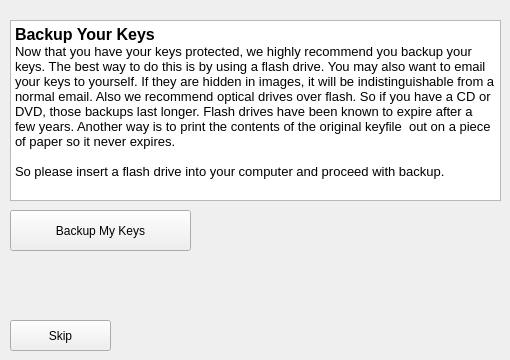
   <widget class="QWidget" name="page_5">
    <widget class="QTextEdit" name="BackupText">
     <property name="geometry">
      <rect>
       <x>10</x>
       <y>20</y>
       <width>491</width>
       <height>181</height>
      </rect>
     </property>
     <property name="html">
      <string>&lt;!DOCTYPE HTML PUBLIC &quot;-//W3C//DTD HTML 4.0//EN&quot; &quot;http://www.w3.org/TR/REC-html40/strict.dtd&quot;&gt;
&lt;html&gt;&lt;head&gt;&lt;meta name=&quot;qrichtext&quot; content=&quot;1&quot; /&gt;&lt;style type=&quot;text/css&quot;&gt;
p, li { white-space: pre-wrap; }
&lt;/style&gt;&lt;/head&gt;&lt;body style=&quot; font-family:'MS Shell Dlg 2'; font-size:8.25pt; font-weight:400; font-style:normal;&quot;&gt;
&lt;p style=&quot; margin-top:0px; margin-bottom:0px; margin-left:0px; margin-right:0px; -qt-block-indent:0; text-indent:0px;&quot;&gt;&lt;span style=&quot; font-size:12pt; font-weight:600;&quot;&gt;Backup Your Keys&lt;/span&gt;&lt;/p&gt;
&lt;p style=&quot; margin-top:0px; margin-bottom:0px; margin-left:0px; margin-right:0px; -qt-block-indent:0; text-indent:0px;&quot;&gt;&lt;span style=&quot; font-size:10pt;&quot;&gt;Now that you have your keys protected, we highly recommend you backup your keys. The best way to do this is by using a flash drive. You may also want to email your keys to yourself. If they are hidden in images, it will be indistinguishable from a normal email. Also we recommend optical drives over flash. So if you have a CD or DVD, those backups last longer. Flash drives have been known to expire after a few years. Another way is to print the contents of the original keyfile  out on a piece of paper so it never expires.&lt;/span&gt;&lt;/p&gt;
&lt;p style=&quot;-qt-paragraph-type:empty; margin-top:0px; margin-bottom:0px; margin-left:0px; margin-right:0px; -qt-block-indent:0; text-indent:0px; font-size:10pt;&quot;&gt;&lt;br /&gt;&lt;/p&gt;
&lt;p style=&quot; margin-top:0px; margin-bottom:0px; margin-left:0px; margin-right:0px; -qt-block-indent:0; text-indent:0px;&quot;&gt;&lt;span style=&quot; font-size:10pt;&quot;&gt;So please insert a flash drive into your computer and proceed with backup.&lt;/span&gt;&lt;/p&gt;
&lt;p style=&quot;-qt-paragraph-type:empty; margin-top:0px; margin-bottom:0px; margin-left:0px; margin-right:0px; -qt-block-indent:0; text-indent:0px; font-size:10pt;&quot;&gt;&lt;br /&gt;&lt;/p&gt;&lt;/body&gt;&lt;/html&gt;</string>
     </property>
    </widget>
    <widget class="QPushButton" name="BackupKeys">
     <property name="geometry">
      <rect>
       <x>10</x>
       <y>210</y>
       <width>181</width>
       <height>41</height>
      </rect>
     </property>
     <property name="text">
      <string>Backup My Keys</string>
     </property>
    </widget>
    <widget class="QPushButton" name="Skip4">
     <property name="geometry">
      <rect>
       <x>10</x>
       <y>320</y>
       <width>101</width>
       <height>31</height>
      </rect>
     </property>
     <property name="text">
      <string>Skip</string>
     </property>
    </widget>
   </widget>
